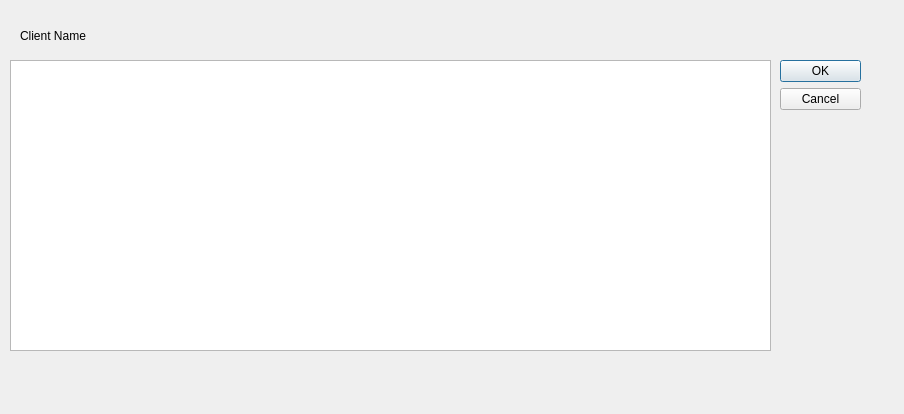
<?xml version="1.0" encoding="UTF-8"?>
<ui version="4.0">
 <class>clientaccountsdialog</class>
 <widget class="QDialog" name="clientaccountsdialog">
  <property name="geometry">
   <rect>
    <x>0</x>
    <y>0</y>
    <width>904</width>
    <height>414</height>
   </rect>
  </property>
  <property name="windowTitle">
   <string>Dialog</string>
  </property>
  <widget class="QDialogButtonBox" name="buttonBox">
   <property name="geometry">
    <rect>
     <x>780</x>
     <y>60</y>
     <width>81</width>
     <height>241</height>
    </rect>
   </property>
   <property name="orientation">
    <enum>Qt::Vertical</enum>
   </property>
   <property name="standardButtons">
    <set>QDialogButtonBox::Cancel|QDialogButtonBox::Ok</set>
   </property>
  </widget>
  <widget class="QTableView" name="accountTableView">
   <property name="geometry">
    <rect>
     <x>10</x>
     <y>60</y>
     <width>761</width>
     <height>291</height>
    </rect>
   </property>
  </widget>
  <widget class="QLabel" name="clientName">
   <property name="geometry">
    <rect>
     <x>20</x>
     <y>20</y>
     <width>271</width>
     <height>31</height>
    </rect>
   </property>
   <property name="text">
    <string>Client Name</string>
   </property>
  </widget>
 </widget>
 <resources/>
 <connections>
  <connection>
   <sender>buttonBox</sender>
   <signal>accepted()</signal>
   <receiver>clientaccountsdialog</receiver>
   <slot>accept()</slot>
   <hints>
    <hint type="sourcelabel">
     <x>248</x>
     <y>254</y>
    </hint>
    <hint type="destinationlabel">
     <x>157</x>
     <y>274</y>
    </hint>
   </hints>
  </connection>
  <connection>
   <sender>buttonBox</sender>
   <signal>rejected()</signal>
   <receiver>clientaccountsdialog</receiver>
   <slot>reject()</slot>
   <hints>
    <hint type="sourcelabel">
     <x>316</x>
     <y>260</y>
    </hint>
    <hint type="destinationlabel">
     <x>286</x>
     <y>274</y>
    </hint>
   </hints>
  </connection>
 </connections>
</ui>
